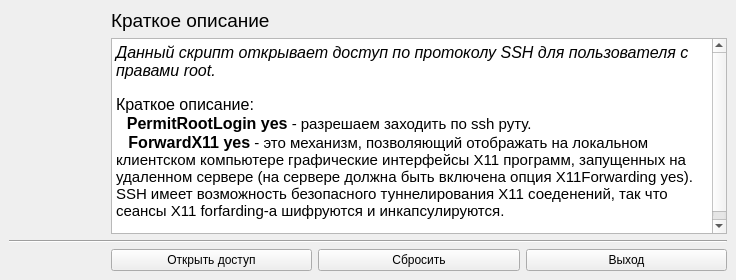
<?xml version="1.0" encoding="UTF-8"?>
<ui version="4.0">
 <class>MainWindow</class>
 <widget class="QMainWindow" name="MainWindow">
  <property name="geometry">
   <rect>
    <x>0</x>
    <y>0</y>
    <width>736</width>
    <height>280</height>
   </rect>
  </property>
  <property name="windowTitle">
   <string>Доступ по SSH</string>
  </property>
  <property name="windowIcon">
   <iconset>
    <normaloff>../__img__/ssh-windows-min.png</normaloff>../__img__/ssh-windows-min.png</iconset>
  </property>
  <widget class="QWidget" name="centralwidget">
   <layout class="QGridLayout" name="gridLayout">
    <item row="0" column="1">
     <widget class="QLabel" name="label_2">
      <property name="font">
       <font>
        <pointsize>14</pointsize>
       </font>
      </property>
      <property name="text">
       <string>Краткое описание</string>
      </property>
     </widget>
    </item>
    <item row="1" column="0">
     <widget class="QLabel" name="label">
      <property name="minimumSize">
       <size>
        <width>96</width>
        <height>104</height>
       </size>
      </property>
      <property name="maximumSize">
       <size>
        <width>96</width>
        <height>16777215</height>
       </size>
      </property>
      <property name="text">
       <string/>
      </property>
      <property name="pixmap">
       <pixmap>../__img__/ssh-windows-min.png</pixmap>
      </property>
     </widget>
    </item>
    <item row="1" column="1" colspan="3">
     <widget class="QTextEdit" name="textEdit">
      <property name="html">
       <string>&lt;!DOCTYPE HTML PUBLIC &quot;-//W3C//DTD HTML 4.0//EN&quot; &quot;http://www.w3.org/TR/REC-html40/strict.dtd&quot;&gt;
&lt;html&gt;&lt;head&gt;&lt;meta name=&quot;qrichtext&quot; content=&quot;1&quot; /&gt;&lt;style type=&quot;text/css&quot;&gt;
p, li { white-space: pre-wrap; }
&lt;/style&gt;&lt;/head&gt;&lt;body style=&quot; font-family:'Ubuntu'; font-size:10pt; font-weight:400; font-style:normal;&quot;&gt;
&lt;p style=&quot; margin-top:0px; margin-bottom:0px; margin-left:0px; margin-right:0px; -qt-block-indent:0; text-indent:0px;&quot;&gt;&lt;span style=&quot; font-size:12pt; font-style:italic;&quot;&gt;Данный скрипт открывает доступ по протоколу SSH для пользователя с правами root.&lt;/span&gt;&lt;/p&gt;
&lt;p style=&quot;-qt-paragraph-type:empty; margin-top:0px; margin-bottom:0px; margin-left:0px; margin-right:0px; -qt-block-indent:0; text-indent:0px;&quot;&gt;&lt;br /&gt;&lt;/p&gt;
&lt;p style=&quot; margin-top:0px; margin-bottom:0px; margin-left:0px; margin-right:0px; -qt-block-indent:0; text-indent:0px;&quot;&gt;&lt;span style=&quot; font-size:12pt;&quot;&gt;Краткое описание:&lt;/span&gt;&lt;/p&gt;
&lt;p style=&quot; margin-top:0px; margin-bottom:0px; margin-left:0px; margin-right:0px; -qt-block-indent:0; text-indent:0px;&quot;&gt;   &lt;span style=&quot; font-size:12pt; font-weight:600; color:#000000;&quot;&gt;PermitRootLogin yes&lt;/span&gt;&lt;span style=&quot; font-size:11pt;&quot;&gt; - разрешаем заходить по ssh руту.&lt;/span&gt;&lt;/p&gt;
&lt;p style=&quot; margin-top:0px; margin-bottom:0px; margin-left:0px; margin-right:0px; -qt-block-indent:0; text-indent:0px;&quot;&gt;&lt;span style=&quot; font-size:11pt;&quot;&gt;   &lt;/span&gt;&lt;span style=&quot; font-size:12pt; font-weight:600; color:#000000;&quot;&gt;ForwardX11 yes&lt;/span&gt;&lt;span style=&quot; font-size:11pt;&quot;&gt; - это механизм, позволяющий отображать на локальном клиентском компьютере графические интерфейсы X11 программ, запущенных на удаленном сервере (на сервере должна быть включена опция X11Forwarding yes). SSH имеет возможность безопасного туннелирования X11 соеденений, так что сеансы X11 forfarding-а шифруются и инкапсулируются.&lt;/span&gt;&lt;/p&gt;
&lt;p style=&quot;-qt-paragraph-type:empty; margin-top:0px; margin-bottom:0px; margin-left:0px; margin-right:0px; -qt-block-indent:0; text-indent:0px; font-size:11pt; font-style:italic;&quot;&gt;&lt;br /&gt;&lt;/p&gt;&lt;/body&gt;&lt;/html&gt;</string>
      </property>
     </widget>
    </item>
    <item row="2" column="0" colspan="4">
     <widget class="Line" name="line">
      <property name="orientation">
       <enum>Qt::Horizontal</enum>
      </property>
     </widget>
    </item>
    <item row="3" column="1">
     <widget class="QPushButton" name="pushButton">
      <property name="text">
       <string>Открыть доступ</string>
      </property>
     </widget>
    </item>
    <item row="3" column="2">
     <widget class="QPushButton" name="pushButton_2">
      <property name="text">
       <string>Сбросить</string>
      </property>
     </widget>
    </item>
    <item row="3" column="3">
     <widget class="QPushButton" name="pushButton_3">
      <property name="text">
       <string>Выход</string>
      </property>
     </widget>
    </item>
   </layout>
  </widget>
 </widget>
 <resources/>
 <connections/>
</ui>
